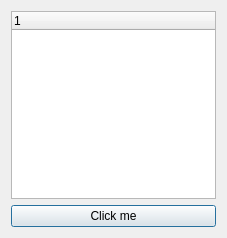
<?xml version="1.0" encoding="UTF-8"?>
<ui version="4.0">
 <class>Dialog</class>
 <widget class="QDialog" name="Dialog">
  <property name="geometry">
   <rect>
    <x>0</x>
    <y>0</y>
    <width>227</width>
    <height>238</height>
   </rect>
  </property>
  <property name="windowTitle">
   <string>Dialog</string>
  </property>
  <layout class="QVBoxLayout" name="verticalLayout">
   <item>
    <widget class="QTreeWidget" name="treeWidget">
     <column>
      <property name="text">
       <string notr="true">1</string>
      </property>
     </column>
    </widget>
   </item>
   <item>
    <widget class="QPushButton" name="pushButton">
     <property name="text">
      <string>Click me</string>
     </property>
    </widget>
   </item>
  </layout>
 </widget>
 <resources/>
 <connections/>
</ui>
